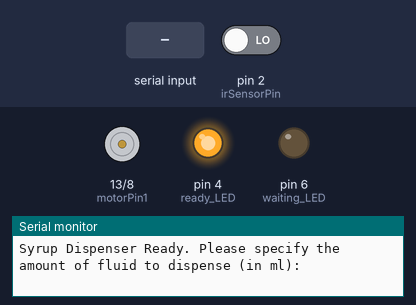
Simulated run of this sketch. Board: Arduino Uno, built with avr-gcc and run on an emulated ATmega328P. Shown: motor-driver pin pairs drawn as motors (green arrow = first pin HIGH = forward, orange = second pin HIGH = backward, longer = more drive, scaled by the enable pin), output pins drawn as LEDs (lit = HIGH), the last lines printed to the serial monitor. The test bench sets the inputs (shaded band); at power-on: pin 2 (irSensorPin) LOW.

Above: at 1.2 s.
1.3 s: "90,45\n" received over Serial
At 4.6 s:
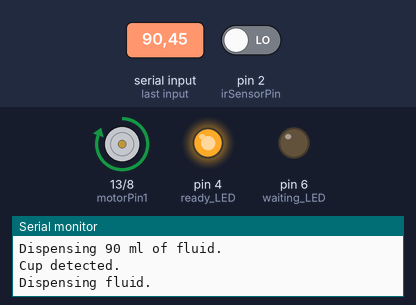
Timing chart, 0 to 6.1 s (numbered marks = the images above; inputs shaded):
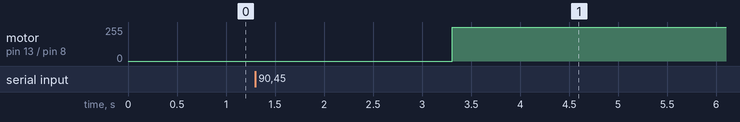

Measured:
- after the input at 1.3 s, motor on pin 13 (motorPin1) / pin 8 (motorPin2): stopped → forward 255/255 after 2.0 s

The sketch:

main.ino
```cpp
const int irSensorPin = 2; // IR sensor input pin
const int motorPin1 = 13;   // Motor control pin 1 (for L293D IN1)
const int motorPin2 = 8;   // Motor control pin 2 (for L293D IN2)
const int enable = 12;
const int ready_LED = 4;
const int waiting_LED = 6;

// Calibration constant: Amount of time (ms) the pump needs to run to dispense 1 ml of fluid
const int pumpCalibrationTimePerML = 500; // Adjust this value based on your calibration

void setup() {
  pinMode(irSensorPin, INPUT);      // IR sensor pin set as input
  pinMode(motorPin1, OUTPUT);       // Motor pin 1 set as output
  pinMode(motorPin2, OUTPUT);       // Motor pin 2 set as output
  pinMode(enable, OUTPUT);
  pinMode(ready_LED,OUTPUT);
  pinMode(waiting_LED,OUTPUT);
  Serial.begin(9600);               // Begin serial communication at 9600 baud
  Serial.println("Syrup Dispenser Ready. Please specify the amount of fluid to dispense (in ml):");
  digitalWrite(ready_LED,HIGH);
}

void loop() {
  if (Serial.available() > 0) {
    String input = Serial.readStringUntil('\n'); // Read user input from serial
    int fluidAmountML = input.toInt();           // Convert input to integer (amount in ml)

    if (fluidAmountML > 0) {
      Serial.print("Dispensing ");
      Serial.print(fluidAmountML);
      Serial.println(" ml of fluid.");

      // Wait for the cup to be placed
      while (digitalRead(irSensorPin) == HIGH) {

        digitalWrite(waiting_LED,HIGH);
        Serial.println("Waiting for cup...");
        delay(500);  // Wait half a second before checking again
      }

      Serial.println("Cup detected.");
      delay(2000);
      Serial.println("Dispensing fluid.");
      dispenseFluid(fluidAmountML); // Call function to dispense fluid

      Serial.println("Dispensing complete. Please specify the next amount of fluid (in ml):");
    } else {
      Serial.println("Invalid input. Please enter a positive integer for the amount of fluid to dispense (in ml):");
    }
  }
}

void dispenseFluid(int amountML) {
  int dispenseTime = amountML * pumpCalibrationTimePerML; // Calculate the dispense time in ms

  // Activate the motor to pump fluid in one direction using L293D
  digitalWrite(enable, HIGH);
  digitalWrite(motorPin1, HIGH);
  digitalWrite(motorPin2, LOW);
  delay(dispenseTime); // Run the pump for the calculated time

  // Stop the motor (pump)
  digitalWrite(motorPin1, LOW);
  digitalWrite(motorPin2, LOW);
}
```
